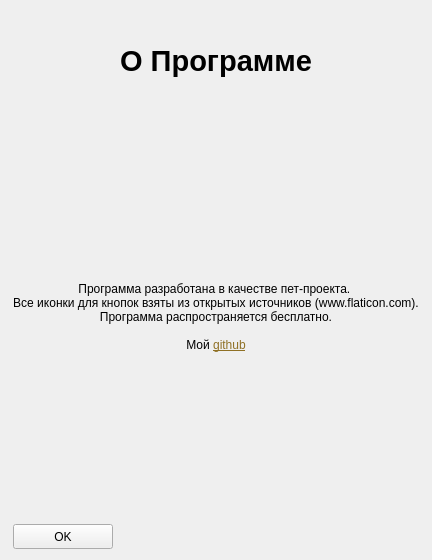
<?xml version="1.0" encoding="UTF-8"?>
<ui version="4.0">
 <class>AboutWindow</class>
 <widget class="QWidget" name="AboutWindow">
  <property name="windowModality">
   <enum>Qt::WindowModality::WindowModal</enum>
  </property>
  <property name="geometry">
   <rect>
    <x>0</x>
    <y>0</y>
    <width>432</width>
    <height>560</height>
   </rect>
  </property>
  <property name="sizePolicy">
   <sizepolicy hsizetype="Fixed" vsizetype="Fixed">
    <horstretch>0</horstretch>
    <verstretch>50</verstretch>
   </sizepolicy>
  </property>
  <property name="minimumSize">
   <size>
    <width>432</width>
    <height>560</height>
   </size>
  </property>
  <property name="maximumSize">
   <size>
    <width>432</width>
    <height>560</height>
   </size>
  </property>
  <property name="windowTitle">
   <string>О программе</string>
  </property>
  <property name="windowIcon">
   <iconset>
    <normaloff>pomodoro_icon.ico</normaloff>pomodoro_icon.ico</iconset>
  </property>
  <layout class="QGridLayout" name="gridLayout_2">
   <item row="1" column="0">
    <layout class="QGridLayout" name="gridLayout" rowstretch="10,50,20" columnstretch="0">
     <property name="sizeConstraint">
      <enum>QLayout::SizeConstraint::SetDefaultConstraint</enum>
     </property>
     <property name="leftMargin">
      <number>0</number>
     </property>
     <property name="horizontalSpacing">
      <number>6</number>
     </property>
     <item row="1" column="0">
      <widget class="QLabel" name="AboutText">
       <property name="text">
        <string>&lt;!DOCTYPE HTML PUBLIC &quot;-//W3C//DTD HTML 4.0//EN&quot; &quot;http://www.w3.org/TR/REC-html40/strict.dtd&quot;&gt;
&lt;html&gt;&lt;head&gt;&lt;meta name=&quot;qrichtext&quot; content=&quot;1&quot; /&gt;&lt;meta charset=&quot;utf-8&quot; /&gt;&lt;style type=&quot;text/css&quot;&gt;
p, li { white-space: pre-wrap; }
hr { height: 1px; border-width: 0; }
li.unchecked::marker { content: &quot;\2610&quot;; }
li.checked::marker { content: &quot;\2612&quot;; }
&lt;/style&gt;&lt;/head&gt;&lt;body style=&quot; font-family:'Segoe UI'; font-size:9pt; font-weight:400; font-style:normal;&quot;&gt;
&lt;p align=&quot;center&quot; style=&quot; margin-top:0px; margin-bottom:0px; margin-left:0px; margin-right:0px; -qt-block-indent:0; text-indent:0px;&quot;&gt;Программа разработана в качестве пет-проекта. &lt;/p&gt;
&lt;p align=&quot;center&quot; style=&quot; margin-top:0px; margin-bottom:0px; margin-left:0px; margin-right:0px; -qt-block-indent:0; text-indent:0px;&quot;&gt;Все иконки для кнопок взяты из открытых источников (www.flaticon.com).&lt;/p&gt;
&lt;p align=&quot;center&quot; style=&quot; margin-top:0px; margin-bottom:0px; margin-left:0px; margin-right:0px; -qt-block-indent:0; text-indent:0px;&quot;&gt;Программа распространяется бесплатно.&lt;/p&gt;
&lt;p align=&quot;center&quot; style=&quot;-qt-paragraph-type:empty; margin-top:0px; margin-bottom:0px; margin-left:0px; margin-right:0px; -qt-block-indent:0; text-indent:0px;&quot;&gt;&lt;br /&gt;&lt;/p&gt;
&lt;p align=&quot;center&quot; style=&quot; margin-top:0px; margin-bottom:0px; margin-left:0px; margin-right:0px; -qt-block-indent:0; text-indent:0px;&quot;&gt;Мой &lt;a href=&quot;https://github.com/Ivndnv&quot;&gt;&lt;span style=&quot; text-decoration: underline; color:#8f7024;&quot;&gt;github&lt;/span&gt;&lt;/a&gt;&lt;/p&gt;&lt;/body&gt;&lt;/html&gt;</string>
       </property>
       <property name="alignment">
        <set>Qt::AlignmentFlag::AlignCenter</set>
       </property>
      </widget>
     </item>
     <item row="0" column="0">
      <widget class="QLabel" name="AboutLabel">
       <property name="minimumSize">
        <size>
         <width>391</width>
         <height>100</height>
        </size>
       </property>
       <property name="text">
        <string>&lt;html&gt;&lt;head/&gt;&lt;body&gt;&lt;p&gt;&lt;span style=&quot; font-size:22pt; font-weight:700;&quot;&gt;О Программе&lt;/span&gt;&lt;/p&gt;&lt;/body&gt;&lt;/html&gt;</string>
       </property>
       <property name="scaledContents">
        <bool>false</bool>
       </property>
       <property name="alignment">
        <set>Qt::AlignmentFlag::AlignCenter</set>
       </property>
      </widget>
     </item>
     <item row="2" column="0">
      <widget class="QPushButton" name="pushButton">
       <property name="sizePolicy">
        <sizepolicy hsizetype="Fixed" vsizetype="Fixed">
         <horstretch>0</horstretch>
         <verstretch>0</verstretch>
        </sizepolicy>
       </property>
       <property name="minimumSize">
        <size>
         <width>100</width>
         <height>25</height>
        </size>
       </property>
       <property name="maximumSize">
        <size>
         <width>100</width>
         <height>25</height>
        </size>
       </property>
       <property name="baseSize">
        <size>
         <width>50</width>
         <height>50</height>
        </size>
       </property>
       <property name="layoutDirection">
        <enum>Qt::LayoutDirection::LeftToRight</enum>
       </property>
       <property name="text">
        <string>OK</string>
       </property>
      </widget>
     </item>
    </layout>
   </item>
  </layout>
 </widget>
 <resources/>
 <connections/>
</ui>
